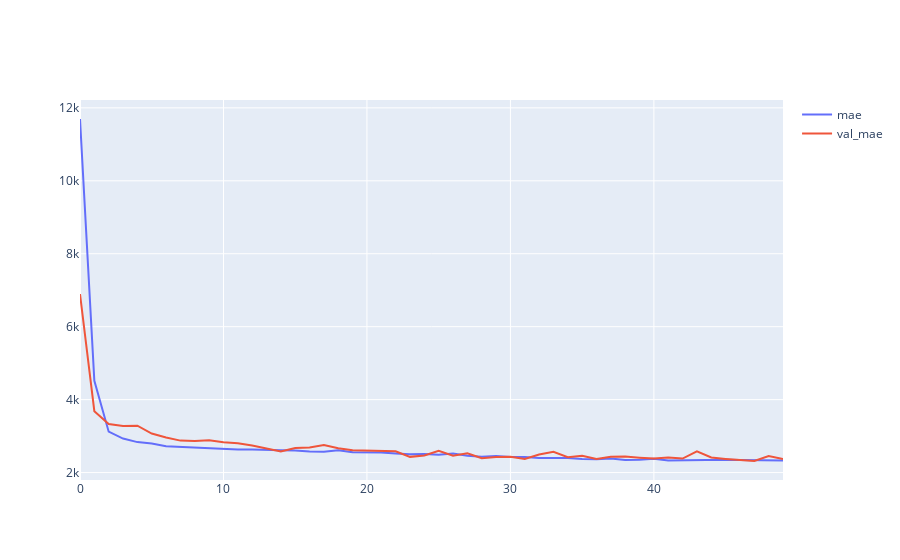
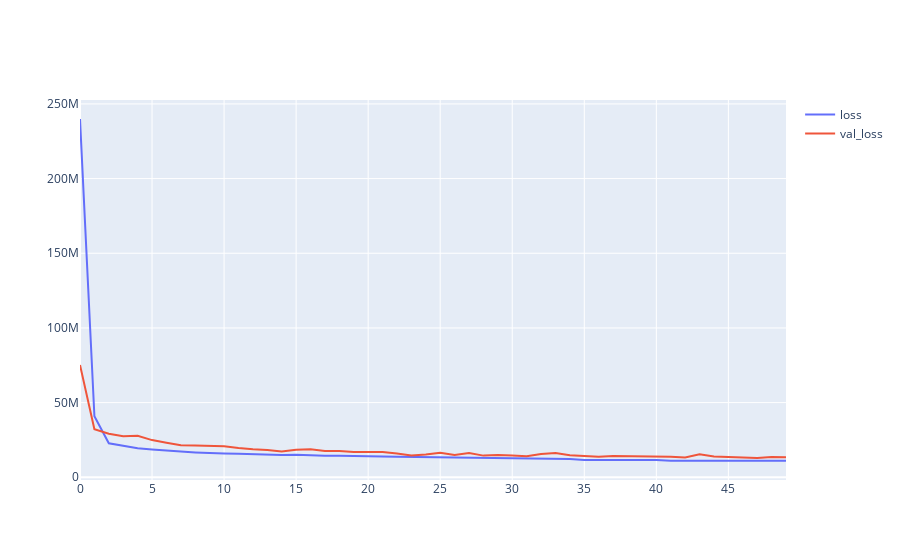

Notebook source saved alongside these figures, in order:
### Code cell
def draw_history(history):
    fig = go.Figure()
    fig.add_trace(go.Scatter(x=history.epoch, y=history.history["mae"], name="mae"))
    fig.add_trace(go.Scatter(x=history.epoch, y=history.history["val_mae"], name="val_mae"))
    fig.show()

    fig = go.Figure()
    fig.add_trace(go.Scatter(x=history.epoch, y=history.history["loss"], name="loss"))
    fig.add_trace(go.Scatter(x=history.epoch, y=history.history["val_loss"], name="val_loss"))
    fig.show()


draw_history(history)
